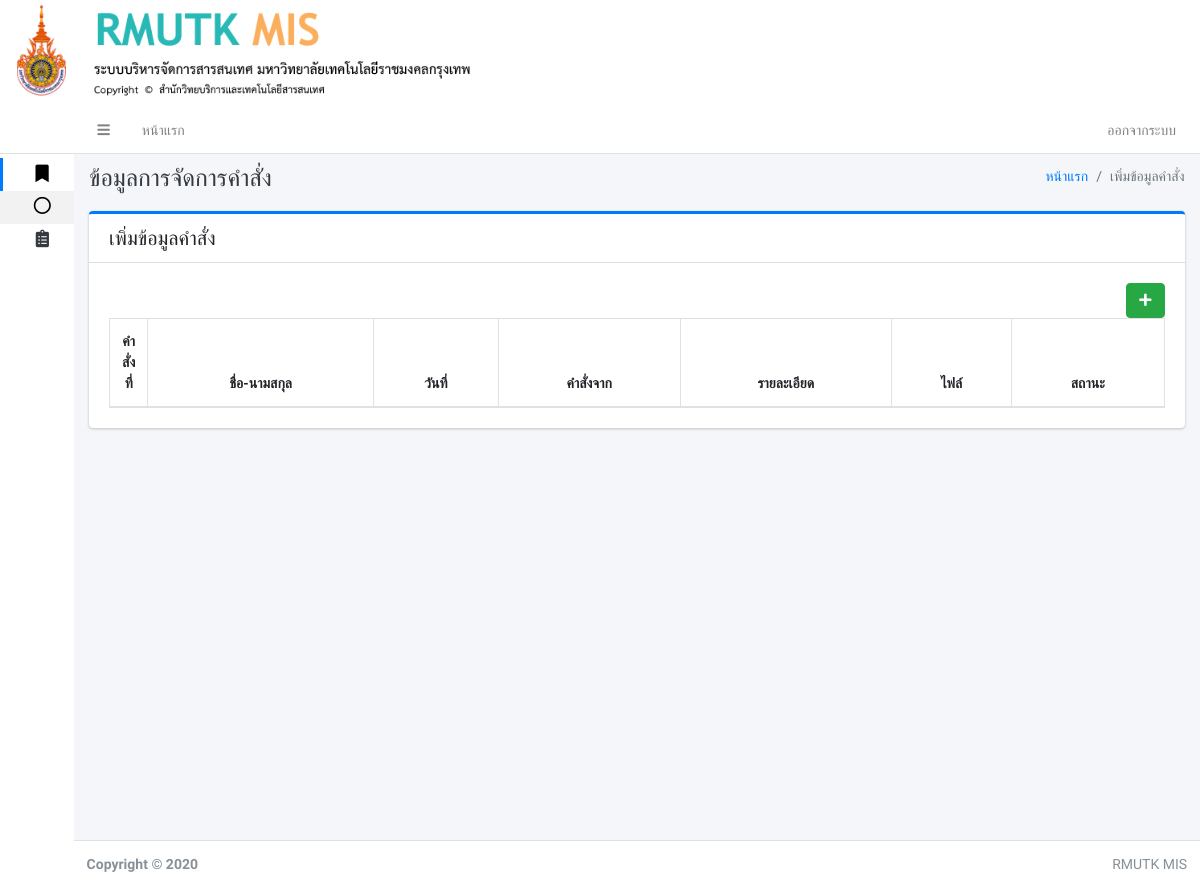
Page /index.php?order_management (signed in) on the earlier database version.
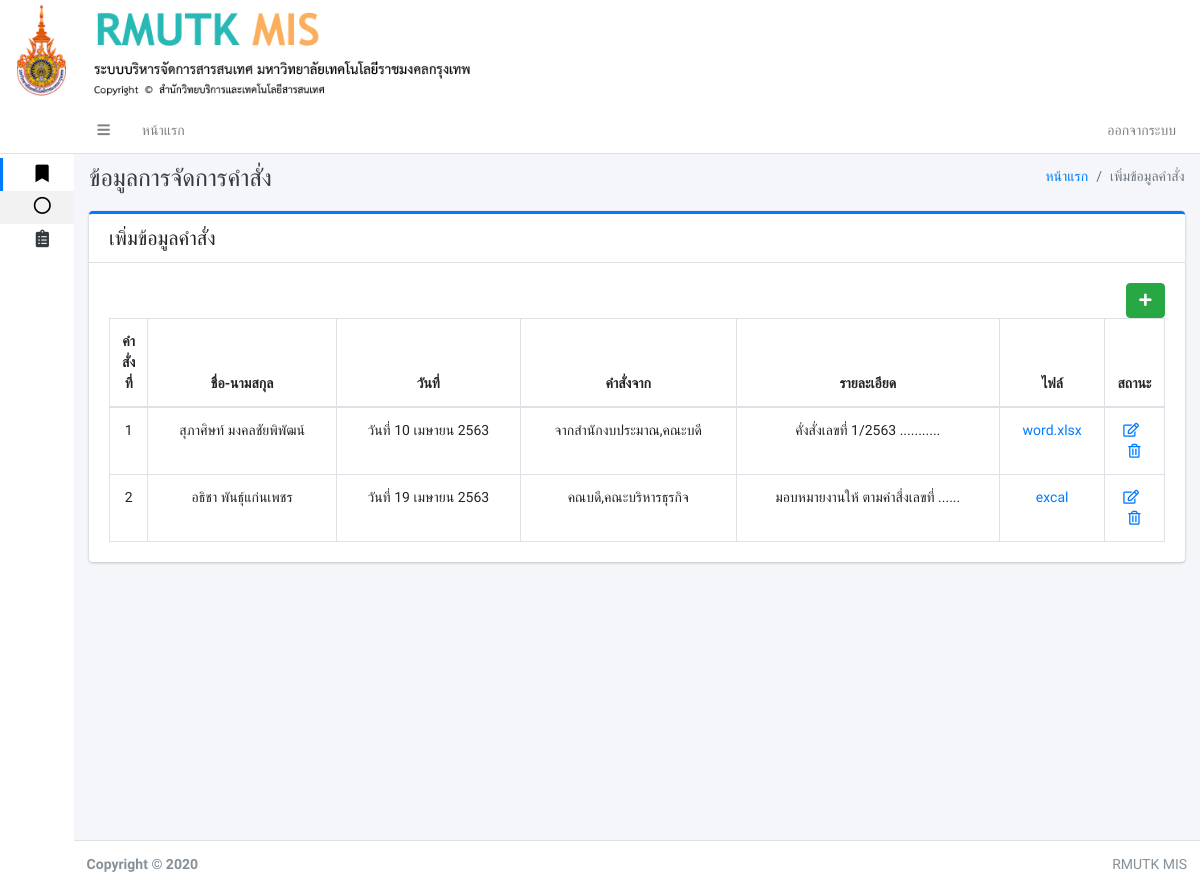
Same page on the later database version.
### tables this page shows
CREATE TABLE `order_management` (
  `order_id` int(11) NOT NULL,
  `order_user_id` int(11) NOT NULL,
  `order_time` varchar(200) NOT NULL,
  `order_where` varchar(200) NOT NULL,
  `order_detail` varchar(255) NOT NULL,
  `order_file` varchar(255) NOT NULL,
  `order_status` int(11) NOT NULL
);

CREATE TABLE `user` (
  `user_id` int(11) NOT NULL,
  `first_name` varchar(150) NOT NULL,
  `last_name` varchar(150) NOT NULL,
  `username` varchar(150) NOT NULL,
  `password` varchar(150) NOT NULL,
  `user_tumn` varchar(250) NOT NULL,
  `user_kana_id` int(11) NOT NULL,
  `user_saka_id` int(11) NOT NULL,
  `user_head` int(11) NOT NULL,
  `user_status` int(11) NOT NULL,
  `user_data_id_card` varchar(255) NOT NULL,
  `sex` varchar(255) NOT NULL,
  `date_of_birth` varchar(255) NOT NULL,
  `nationality` varchar(255) NOT NULL,
  `house_number` varchar(255) NOT NULL,
  `moo` varchar(255) NOT NULL,
  `road` varchar(255) NOT NULL,
  `district` varchar(255) NOT NULL,
  `area` varchar(255) NOT NULL,
  `province` varchar(255) NOT NULL,
  `phone` varchar(255) NOT NULL,
  `post_code` varchar(255) NOT NULL,
  `faculty` varchar(255) NOT NULL,
  `department` varchar(255) NOT NULL,
  `branch` varchar(255) NOT NULL,
  `teaching_disciplines` varchar(255) NOT NULL,
  `personnel_type` varchar(255) NOT NULL,
  `sub_personnel_type` varchar(255) NOT NULL,
  `academic_position` varchar(255) NOT NULL,
  `administrative_position` varchar(255) NOT NULL,
  `name_of_position` varchar(255) NOT NULL,
  `civil_servant_level` varchar(255) NOT NULL,
  `date_of_employment` varchar(255) NOT NULL,
  `term_of_employment` varchar(255) NOT NULL,
  `employment_money` varchar(255) NOT NULL,
  `highest_graduate_level` varchar(255) NOT NULL,
  `course_name` varchar(255) NOT NULL,
  `graduate_disciplines` varchar(255) NOT NULL,
  `major_graduate_disciplines` varchar(255) NOT NULL,
  `graduate_institution_name` varchar(255) NOT NULL,
  `country_of_graduation` varchar(255) NOT NULL
);

### page/order_management.php (the view, shortened to what this page needs)
 <div class="content-header">
     <div class="container-fluid">
         <div class="row mb-2">
             <div class="col-sm-6">
                 <h1 class="m-0 text-dark">ข้อมูลการจัดการคำสั่ง</h1>
             </div>
             <div class="col-sm-6">
                 <ol class="breadcrumb float-sm-right">
                     <li class="breadcrumb-item"><a href="#">หน้าแรก</a></li>
                     <li class="breadcrumb-item active">เพิ่มข้อมูลคำสั่ง</li>
                 </ol>
             </div>
         </div>
     </div>
 </div>
 <div class="content">
     <div class="container-fluid">
         <div class="row">
             <div class="col-lg-12">
                 <div class="card card-primary card-outline ">
                     <div class="card-header noprint">
                         <h5 class="m-0">เพิ่มข้อมูลคำสั่ง</h5>
                     </div>
                     <div class="card-body">
                         <?php
                         if (isset($_GET['add'])):
                            add();
                        elseif (isset($_GET['edit_order'])):
                            edit();
                        elseif (isset($_GET['del_la'])):
                            del();
                        else:
                        ?>
                         <a href="./index.php?order_management&add" class="btn btn-success float-right"><i
                                 class="fas fa-plus"></i></a>
                         <?php shows(); ?>
                         <?php endif ?>
                     </div>
                 </div>
             </div>
         </div>
     </div>
 </div>
 <?php
function shows()
{
include './conn.php';
$sqlorder = " SELECT * FROM order_management  INNER JOIN user ON order_management.order_user_id = user.user_id  WHERE user.user_status <> 1 AND user.user_status <> 3 ORDER BY order_id desc ";
$qryorder = mysqli_query($conn,$sqlorder);
?>
 <table id="example1" class="table table-bordered table-hover">
     <thead>
         <tr align="center">
             <th width="3px">คำสั่งที่</th>
             <th>ชื่อ-นามสกุล</th>
             <th>วันที่</th>
             <th>คำสั่งจาก</th>
             <th>รายละเอียด</th>
             <th>ไฟล์</th>
             <th>สถานะ</th>
         </tr>
     </thead>
     <tbody>
         <?php
        $i = 1;
        while ($roworder = $qryorder->fetch_array()) {
        $order_id = $roworder['order_id'];
        ?>
         <tr align="center">
             <td align="center"><?php echo $i; ?></td>
             <td><?php echo $roworder['first_name']."  ".$roworder['last_name']; ?></td>
             <td><?php echo $roworder['order_time']; ?></td>
             <td><?php echo $roworder['order_where']; ?></td>
             <td><?php echo $roworder['order_detail']; ?></td>
             <td>
                 <?php if ($roworder['order_file'] == "ไม่มีไฟล์" || $roworder['order_file'] == "") {
                    echo "ไม่มีไฟล์";
                 }else{ ?>
                 <a href="uploads/<?php echo $roworder['order_file']; ?>"
                     download><?php echo $roworder['order_file']; ?>
                     <?php } ?>
             </td>
             <td width="10px">
                 <?php if ($roworder['order_status'] == 0): ?>
                 <a href="index.php?order_management&edit_order&order_id=<?php echo($order_id) ?>"><i
                         class="far fa-edit"></i></a>&nbsp;&nbsp;
                 <a href="page/order_management_db.php?del_order&order_id=<?php echo($order_id) ?>"><i
                         class="far fa-trash-alt"></i></a>
                 <?php else: ?>
                 <?php echo "<font color='red'>ยกเลิก</fon>"; ?>
                 <?php endif ?>
             </td>
         </tr>
         <?php $i++; } ?>
     </tbody>
 </table>
 <?php } ?>

### index.php (shortened to what this page needs)
<!DOCTYPE html>
<html lang="en">
<head>
    <link rel="stylesheet" href="adminlte3/plugins/fontawesome-free/css/all.min.css">
    <link rel="stylesheet" href="adminlte3/plugins/datatables-bs4/css/dataTables.bootstrap4.css">
    <link rel="stylesheet" href="adminlte3/plugins/select2/css/select2.min.css">
    <link rel="stylesheet" href="adminlte3/plugins/select2-bootstrap4-theme/select2-bootstrap4.min.css">
    <link rel="stylesheet" href="adminlte3/dist/css/adminlte.min.css">
    <link rel="stylesheet" href="adminlte3/plugins/summernote/summernote-bs4.css">
    <link rel="stylesheet" type="text/css" href="css/cuttom.css">
</head>
<body class="hold-transition sidebar-collapse sidebar-mini text-sm ">
    <?php include 'banner.php'; ?>
    <div class="wrapper">
        <?php
    include 'navbar.php';
    include 'sidebar.php';
    ?>
        <div class="content-wrapper">
            <?php
      if (isset($_GET['pa1'])) {
        include 'page/pa1.php';
      }elseif (isset($_GET['pa2'])) {
        include 'page/pa2.php';
      }elseif (isset($_GET['pa3'])) {
        include 'page/pa3.php';
      }elseif (isset($_GET['pa4'])) {
        include 'page/pa4.php';
      }elseif (isset($_GET['pa5'])) {
        include 'page/pa5.php';
      }elseif (isset($_GET['pa6'])) {
        include 'page/pa6.php';
      }elseif (isset($_GET['pa66'])) {
        include 'page/pa66.php';
      }elseif (isset($_GET['pa666'])) {
        include 'page/pa666.php';
      }elseif (isset($_GET['pa7'])) {
        include 'page/pa7_news.php';
      }elseif (isset($_GET['pa8'])) {
        include 'page/pa8_user.php';
      }elseif (isset($_GET['ph'])) {
        include 'page/ph.php';
      }elseif (isset($_GET['addtext'])) {
        include 'page/addtext.php';
      }elseif (isset($_GET['ph1'])) {
        include 'page/ph1.php';
      }elseif (isset($_GET['pla'])) {
        include 'page/pla.php';
      }elseif (isset($_GET['kanzon'])) {
        include 'page/kanzon.php';
      }elseif (isset($_GET['kan_research'])) {
        include 'page/kan_research.php';
      }elseif (isset($_GET['kan_activity'])) {
        include 'page/kan_activity.php';
      }elseif (isset($_GET['arts_and_culture'])) {
        include 'page/arts_and_culture.php';
      }elseif (isset($_GET['order_management'])) {
        include 'page/order_management.php';
      }elseif (isset($_GET['my_rate'])) {
        include 'page/my_rate.php';
      }elseif (isset($_GET['used_time'])) {
        include 'page/used_time.php';
      }elseif (isset($_GET['p_rate'])) {
        include 'page/p_rate.php';
      }elseif (isset($_GET['p_kana'])) {
        include 'page/p_kana.php';
      }elseif (isset($_GET['print'])) {
        include 'page/print.php';
      }else{
        include 'new.php';
      }
      ?>
        </div>
        <footer class="main-footer noprint">
            <div class="float-right d-none d-sm-inline">
                RMUTK MIS
            </div>
            <strong>Copyright &copy; 2020 </strong>
        </footer>
    </div>
</body>
</html>

### banner.php
<div class="row noprint">
<img src="img/logo.png" class="col-md-5 " >
</div>

### navbar.php (shortened to what this page needs)
<nav class="main-header navbar navbar-expand navbar-white navbar-light">
  <ul class="navbar-nav">
    <li class="nav-item">
      <a class="nav-link" data-widget="pushmenu" href="#"><i class="fas fa-bars"></i></a>
    </li>
    <li class="nav-item d-none d-sm-inline-block">
      <a href="index.php" class="nav-link">หน้าแรก</a>
    </li>
    </ul>
    <ul class="navbar-nav ml-auto">
      <li class="nav-item d-none d-sm-inline-block">
        <?php if (!isset($_SESSION["USERNAME"])):
          ?>
          <a href="./home" class="nav-link">เข้าสู่ระบบ</a>
          <?php else: ?>
            <a data-toggle="modal" data-target="#LogoutModal" class="nav-link">ออกจากระบบ</a>
          <?php endif ?>
        </li>
      </ul>
    </nav>

### sidebar.php (shortened to what this page needs)
<aside class="main-sidebar sidebar-light-primary">
    <a href="#" class="brand-link">
                <?php
      $status = "5";
      if (isset($_SESSION["USERNAME"])){
        $user = $_SESSION["USERNAME"];
        include './conn.php';
        $sqlhusercc=" SELECT * FROM user WHERE username = '$user' ";
        $qryhusercc = mysqli_query($conn,$sqlhusercc);
        $rowhusercc = mysqli_fetch_assoc($qryhusercc);
        $status = $rowhusercc['user_status'];
        ?>
                <?php }else{ ?>
                &nbsp;
                <?php } ?>
    </a>
    <div class="sidebar text-xs">
        <nav class="mt-2">
            <ul class="nav nav-pills nav-sidebar nav-compact nav-child-indent nav-legacy flex-column"
                data-widget="treeview" role="menu" data-accordion="false">
                <li class="nav-item has-treeview menu-open">
                    <a href="#" class="nav-link active">
                        <i class="nav-icon fas fa-bookmark"></i>
                    </a>
                    <ul class="nav nav-treeview">
                        <li class="nav-item">
                            <a href="index.php" class="nav-link active">
                                <i class="far fa-circle nav-icon"></i>
                            </a>
                        </li>
                    </ul>
                </li>
                <?php if ($status == 1): ?>
                <li class="nav-item">
                    <a href="#" class="nav-link">
                        <i class="nav-icon fas fa-clipboard-list"></i>
                    </a>
                </li>
                <?php else: ?>
                <?php endif ?>
            </ul>
        </nav>
    </div>
</aside>

Differences in the rows shown:
added order_management: user.first_name "สุภาศิษท์", user.last_name "มงคลชัยพิพัฒน์", order_time "วันที่ 10 เมษายน 2563", order_where "จากสำนักงบประมาณ,คณะบดี", order_detail "คั่งสั่งเลขที่ 1/2563 ...........", order_file "word.xlsx"
now on this page (row edited): order_management: user.first_name "อธิชา", user.last_name "พันธุ์แก่นเพชร", order_time "วันที่ 19 เมษายน 2563", order_where "คณบดี,คณะบริหารธุรกิจ", order_detail "มอบหมายงานให้ ตามคำสี่งเลขที่ ......", order_file "excal"
